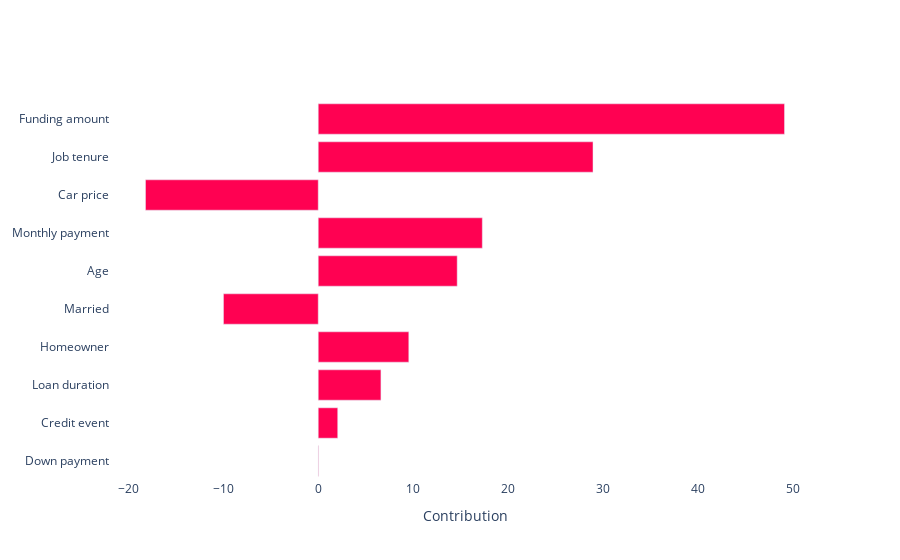

The cell this chart's notebook holds for it:
### Code cell
viz.bar_plot(XPER_values=XPER_values, X_test=X_test, labels=labels, p=10, percentage=True)

### Figure 1 — Plotly figure (JSON) as saved in the notebook; plotly's stock layout.template omitted (floating-point values rounded to 4 significant figures)
{"data": [{"marker": {"color": [49.1, 28.93, -18.19, 17.28, 14.63, -9.978, 9.536, 6.601, 2.051, 0.03762], "colorscale": [[0, "rgb(255, 1, 82)"], [1, "rgb(255, 1, 82)"]]}, "orientation": "h", "type": "bar", "x": [49.1, 28.93, -18.19, 17.28, 14.63, -9.978, 9.536, 6.601, 2.051, 0.03762], "y": ["Funding amount", "Job tenure", "Car price", "Monthly payment", "Age", "Married", "Homeowner", "Loan duration", "Credit event", "Down payment"]}], "layout": {"plot_bgcolor": "white", "showlegend": false, "xaxis": {"title": {"text": "Contribution"}}, "yaxis": {"autorange": "reversed"}}}
